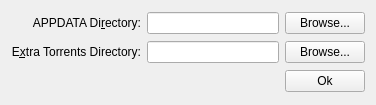
<?xml version="1.0" encoding="UTF-8"?>
<ui version="4.0">
 <class>uTorrentConfPanel</class>
 <widget class="QWidget" name="uTorrentConfPanel">
  <property name="geometry">
   <rect>
    <x>0</x>
    <y>0</y>
    <width>376</width>
    <height>105</height>
   </rect>
  </property>
  <property name="windowTitle">
   <string>Form</string>
  </property>
  <layout class="QGridLayout" name="gridLayout">
   <item row="1" column="2">
    <widget class="QPushButton" name="browseExtraTorrents">
     <property name="text">
      <string>Browse...</string>
     </property>
    </widget>
   </item>
   <item row="2" column="2">
    <widget class="QPushButton" name="okBtn">
     <property name="text">
      <string>Ok</string>
     </property>
    </widget>
   </item>
   <item row="0" column="1">
    <widget class="QLineEdit" name="appdataPathEdit"/>
   </item>
   <item row="0" column="2">
    <widget class="QPushButton" name="browseAppdata">
     <property name="text">
      <string>Browse...</string>
     </property>
    </widget>
   </item>
   <item row="1" column="1">
    <widget class="QLineEdit" name="extraTorrentsPathEdit"/>
   </item>
   <item row="1" column="0">
    <widget class="QLabel" name="label_2">
     <property name="text">
      <string>E&amp;xtra Torrents Directory:</string>
     </property>
     <property name="alignment">
      <set>Qt::AlignRight|Qt::AlignTrailing|Qt::AlignVCenter</set>
     </property>
     <property name="buddy">
      <cstring>extraTorrentsPathEdit</cstring>
     </property>
    </widget>
   </item>
   <item row="0" column="0">
    <widget class="QLabel" name="label">
     <property name="text">
      <string>APPDATA Di&amp;rectory:</string>
     </property>
     <property name="alignment">
      <set>Qt::AlignRight|Qt::AlignTrailing|Qt::AlignVCenter</set>
     </property>
     <property name="buddy">
      <cstring>appdataPathEdit</cstring>
     </property>
    </widget>
   </item>
  </layout>
 </widget>
 <resources/>
 <connections>
  <connection>
   <sender>browseAppdata</sender>
   <signal>clicked()</signal>
   <receiver>uTorrentConfPanel</receiver>
   <slot>browseAppdata()</slot>
   <hints>
    <hint type="sourcelabel">
     <x>315</x>
     <y>23</y>
    </hint>
    <hint type="destinationlabel">
     <x>230</x>
     <y>75</y>
    </hint>
   </hints>
  </connection>
  <connection>
   <sender>browseExtraTorrents</sender>
   <signal>clicked()</signal>
   <receiver>uTorrentConfPanel</receiver>
   <slot>browseExtraTorrents()</slot>
   <hints>
    <hint type="sourcelabel">
     <x>323</x>
     <y>51</y>
    </hint>
    <hint type="destinationlabel">
     <x>71</x>
     <y>75</y>
    </hint>
   </hints>
  </connection>
 </connections>
 <slots>
  <slot>browseAppdata()</slot>
  <slot>browseExtraTorrents()</slot>
 </slots>
</ui>
